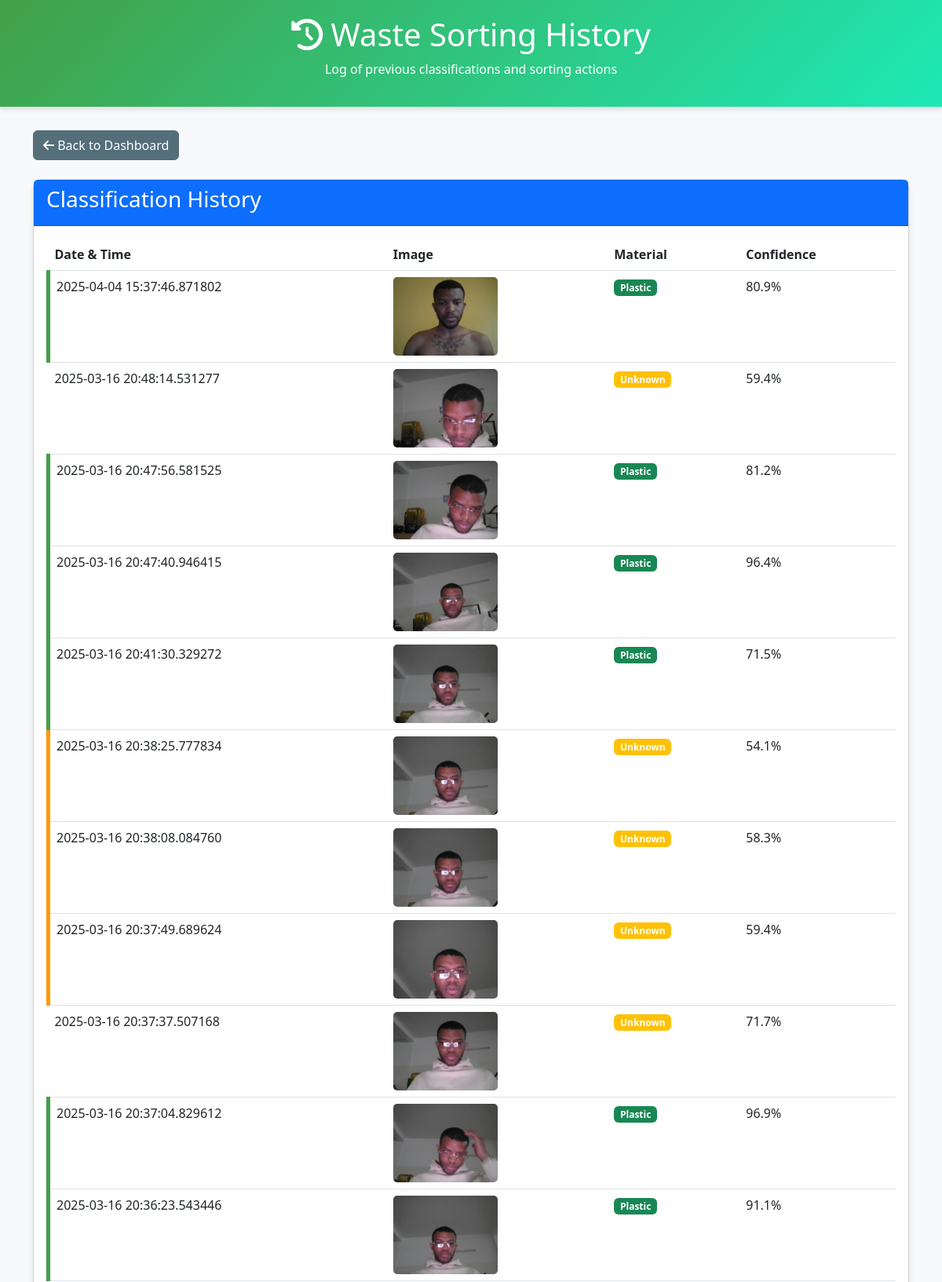
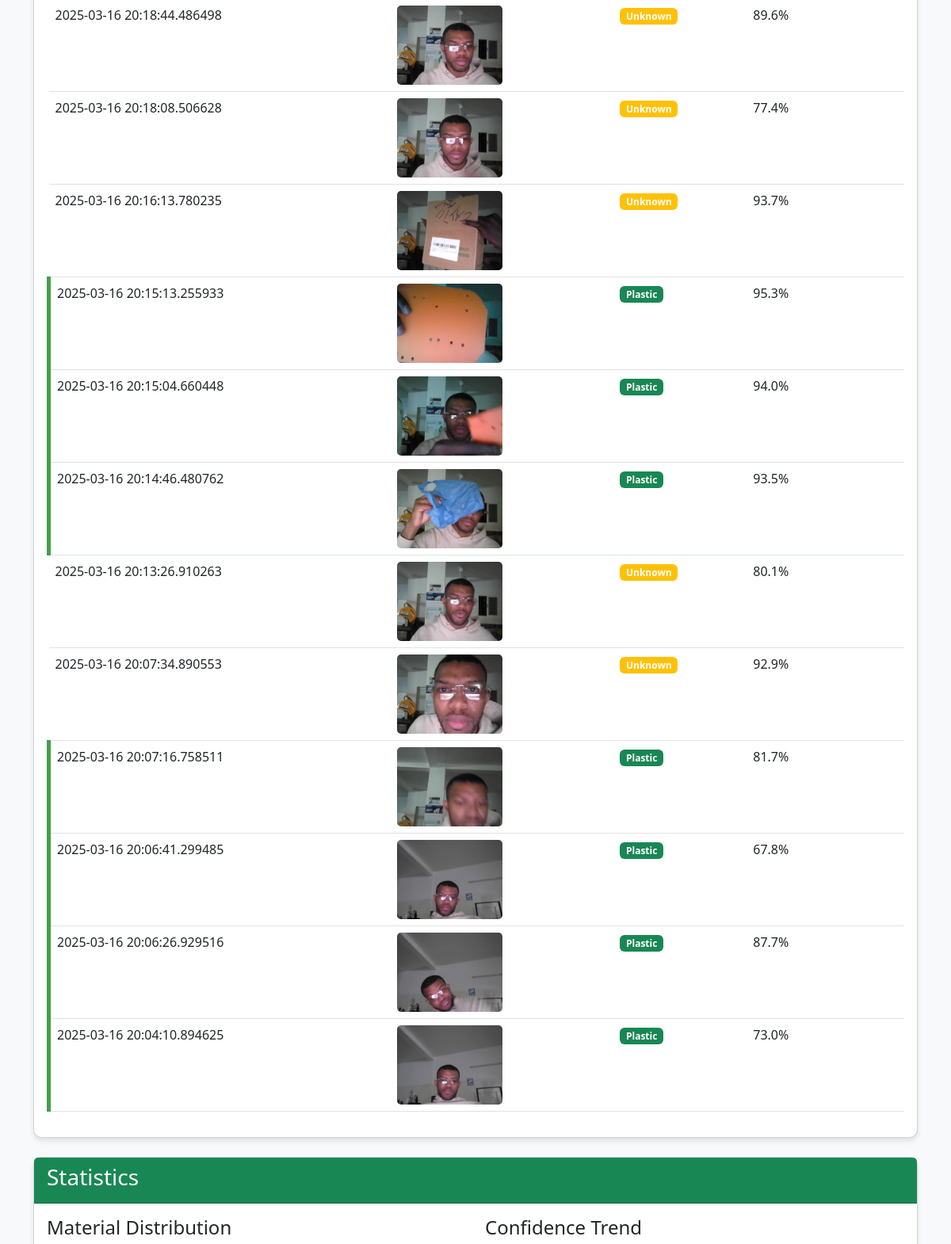
The app's page /history (upper part) with its own data (2 pictures, top to bottom).
### tables this page shows
CREATE TABLE sorting_history (
        id INTEGER PRIMARY KEY AUTOINCREMENT,
        material_class TEXT NOT NULL,
        confidence REAL NOT NULL,
        timestamp DATETIME NOT NULL,
        image_path TEXT
    );

### main_flask.py (the view)
@app.route('/history')
def history():
    data = get_history()
    return render_template('history.html', data=data)

### main_flask.py (called while the page is built)
def clean_class_name(class_name):
    if class_name and isinstance(class_name, str):
        match = re.search(r'^\d+\s+(\w+)$', class_name.strip())
        if match:
            return match.group(1).lower()  # Return lowercase class name
        else:
            return class_name.lower()
    return "unknown"

def get_history(limit=50):
    try:
        conn = sqlite3.connect('waste_sorting.db')
        conn.row_factory = sqlite3.Row
        cursor = conn.cursor()
        cursor.execute('SELECT * FROM sorting_history ORDER BY timestamp DESC LIMIT ?', (limit,))
        rows = cursor.fetchall()
        conn.close()
        cleaned_rows = []
        for row in rows:
            material_class = clean_class_name(row['material_class'])
            cleaned_row = {key: (material_class if key == 'material_class' else row[key]) for key in row.keys()}
            cleaned_rows.append(cleaned_row)
        return cleaned_rows
    except Exception as e:
        print(f"❌ Error retrieving history: {e}")
        return []

### templates/history.html (shortened to what this page needs)
<!DOCTYPE html>
<html lang="en">
  <head>
    <link
      href="https://cdn.jsdelivr.net/npm/bootstrap@5.3.0/dist/css/bootstrap.min.css"
      rel="stylesheet"
    />
  </head>
  <body>
    <div class="header text-center">
      <h1><i class="fas fa-history"></i> Waste Sorting History</h1>
      <p>Log of previous classifications and sorting actions</p>
    </div>
    <div class="container">
      <div class="mb-4">
        <a href="{{ url_for('index') }}" class="btn btn-back text-white">
          <i class="fas fa-arrow-left"></i> Back to Dashboard
        </a>
      </div>
      <div class="card">
        <div class="card-header bg-primary text-white">
          <h3>Classification History</h3>
        </div>
        <div class="card-body">
          <div class="table-responsive">
            <table class="table table-hover">
              <thead>
                <tr>
                  <th>Date & Time</th>
                  <th>Image</th>
                  <th>Material</th>
                  <th>Confidence</th>
                </tr>
              </thead>
              <tbody>
                {% if data %} {% for item in data %}
                <tr class="history-item material-{{ item.material_class }}">
                  <td>{{ item.timestamp }}</td>
                  <td>
                    {% if item.image_path %}
                    <img
                      src="/{{ item.image_path }}"
                      class="image-thumbnail"
                      alt="Image of {{ item.material_class }}"
                    />
                    {% else %}
                    <span class="badge bg-secondary">No Image</span>
                    {% endif %}
                  </td>
                  <td>
                    {% if item.material_class == 'plastic' %}
                    <span class="badge bg-success">Plastic</span>
                    {% elif item.material_class == 'metal' %}
                    <span class="badge bg-secondary">Metal</span>
                    {% elif item.material_class == 'glass' %}
                    <span class="badge bg-info">Glass</span>
                    {% else %}
                    <span class="badge bg-warning">Unknown</span>
                    {% endif %}
                  </td>
                  <td>{{ (item.confidence * 100)|round(1) }}%</td>
                </tr>
                {% endfor %} {% else %}
                <tr>
                  <td colspan="4" class="text-center">
                    No historical data available
                  </td>
                </tr>
                {% endif %}
              </tbody>
            </table>
          </div>
        </div>
      </div>
      <div class="card mt-4">
        <div class="card-header bg-success text-white">
          <h3>Statistics</h3>
        </div>
        <div class="card-body">
          <div class="row">
            <div class="col-md-6">
              <h4>Material Distribution</h4>
            </div>
            <div class="col-md-6">
              <h4>Confidence Trend</h4>
            </div>
          </div>
        </div>
      </div>
    </div>
  </body>
</html>

### templates/history.html (style rules this page uses)
body { background-color: #f8f9fa; font-family: "Segoe UI", Tahoma, Geneva, Verdana, sans-serif; }
.header { background: linear-gradient(135deg, #43a047, #1de9b6); color: white; padding: 20px 0; margin-bottom: 30px; box-shadow: 0 4px 6px rgba(0, 0, 0, 0.1); }
.card { border-radius: 10px; box-shadow: 0 4px 6px rgba(0, 0, 0, 0.1); margin-bottom: 20px; }
.history-item { transition: transform 0.2s; }
.material-plastic { border-left: 5px solid #43a047; }
.material-unknown { border-left: 5px solid #ff9800; }
.btn-back { background-color: #546e7a; border-color: #546e7a; }
.image-thumbnail { max-height: 100px; object-fit: cover; border-radius: 5px; }

### records on screen
sorting_history: timestamp "2025-04-04 15:37:46.871802", image_path (picture), material_class "Plastic", (item.confidence*100)|round(1) "80.9"
sorting_history: timestamp "2025-03-16 20:48:14.531277", image_path (picture), material_class "Unknown", (item.confidence*100)|round(1) "59.4"
sorting_history: timestamp "2025-03-16 20:47:56.581525", image_path (picture), material_class "Plastic", (item.confidence*100)|round(1) "81.2"
sorting_history: timestamp "2025-03-16 20:47:40.946415", image_path (picture), material_class "Plastic", (item.confidence*100)|round(1) "96.4"
sorting_history: timestamp "2025-03-16 20:41:30.329272", image_path (picture), material_class "Plastic", (item.confidence*100)|round(1) "71.5"
sorting_history: timestamp "2025-03-16 20:38:25.777834", image_path (picture), material_class "Unknown", (item.confidence*100)|round(1) "54.1"
sorting_history: timestamp "2025-03-16 20:38:08.084760", image_path (picture), material_class "Unknown", (item.confidence*100)|round(1) "58.3"
sorting_history: timestamp "2025-03-16 20:37:49.689624", image_path (picture), material_class "Unknown", (item.confidence*100)|round(1) "59.4"
sorting_history: timestamp "2025-03-16 20:37:37.507168", image_path (picture), material_class "Unknown", (item.confidence*100)|round(1) "71.7"
sorting_history: timestamp "2025-03-16 20:37:04.829612", image_path (picture), material_class "Plastic", (item.confidence*100)|round(1) "96.9"
sorting_history: timestamp "2025-03-16 20:36:23.543446", image_path (picture), material_class "Plastic", (item.confidence*100)|round(1) "91.1"
sorting_history: timestamp "2025-03-16 20:18:44.486498", image_path (picture), material_class "Unknown", (item.confidence*100)|round(1) "89.6"
sorting_history: timestamp "2025-03-16 20:18:08.506628", image_path (picture), material_class "Unknown", (item.confidence*100)|round(1) "77.4"
sorting_history: timestamp "2025-03-16 20:16:13.780235", image_path (picture), material_class "Unknown", (item.confidence*100)|round(1) "93.7"
sorting_history: timestamp "2025-03-16 20:15:13.255933", image_path (picture), material_class "Plastic", (item.confidence*100)|round(1) "95.3"
sorting_history: timestamp "2025-03-16 20:15:04.660448", image_path (picture), material_class "Plastic", (item.confidence*100)|round(1) "94.0"
sorting_history: timestamp "2025-03-16 20:14:46.480762", image_path (picture), material_class "Plastic", (item.confidence*100)|round(1) "93.5"
sorting_history: timestamp "2025-03-16 20:13:26.910263", image_path (picture), material_class "Unknown", (item.confidence*100)|round(1) "80.1"
sorting_history: timestamp "2025-03-16 20:07:34.890553", image_path (picture), material_class "Unknown", (item.confidence*100)|round(1) "92.9"
sorting_history: timestamp "2025-03-16 20:07:16.758511", image_path (picture), material_class "Plastic", (item.confidence*100)|round(1) "81.7"
sorting_history: timestamp "2025-03-16 20:06:41.299485", image_path (picture), material_class "Plastic", (item.confidence*100)|round(1) "67.8"
sorting_history: timestamp "2025-03-16 20:06:26.929516", image_path (picture), material_class "Plastic", (item.confidence*100)|round(1) "87.7"
sorting_history: timestamp "2025-03-16 20:04:10.894625", image_path (picture), material_class "Plastic", (item.confidence*100)|round(1) "73.0"
